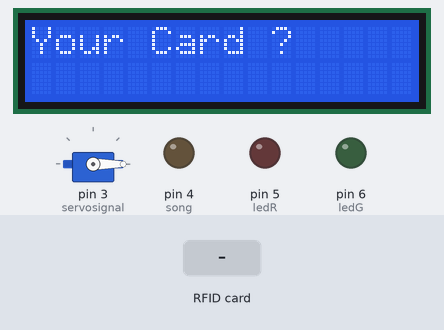
The sketch below on a simulated Arduino Uno, built with avr-gcc and run on an emulated ATmega328P. On the bench: 16×2 character LCD, servo, output pins drawn as LEDs (lit = HIGH). The test bench sets the inputs (shaded band). Pins used as bus, display or sensor lines are not drawn; what the sketch prints to the serial monitor is not drawn.

Above: at 1.3 s.
1.4 s: RFID card 5E 7A 19 C4 held to the reader
At 1.9 s:
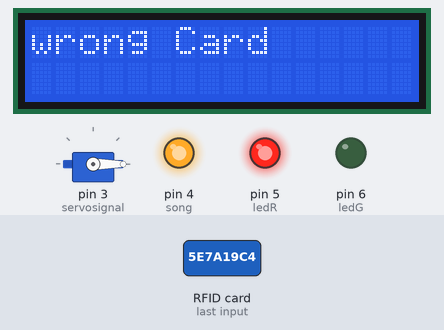
Timing chart, 0 to 4.9 s (numbered marks = the images above; inputs shaded):
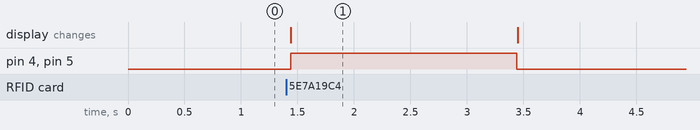

Measured:
- after the input at 1.4 s, pin 4 (song), pin 5 (ledR): LOW → HIGH at once, → LOW 2.0 s later; the display: changes at once (image 1)
- what the display in image 1 shows lasts 2.1 s, from 1.4 s to 3.5 s

The sketch:

ReadNUID.ino
```cpp
// (licence header left out)
#include <Servo.h>
#include <SPI.h>
#include <MFRC522.h>
#include <LiquidCrystal_I2C.h>
LiquidCrystal_I2C lcd(0x27,16,2);
Servo myservo;
int servosignal = 3;

#define SS_PIN 10
#define RST_PIN 9

MFRC522 rfid(SS_PIN, RST_PIN); // Instance of the class

MFRC522::MIFARE_Key key;

// Init array that will store new NUID
byte nuidPICC[4];
byte ledR = 5;
byte ledG = 6;
byte ledB = 7;
int song = 4;
int push = 8;

void setup() {
  lcd.init();
  lcd.backlight();
  lcd.setCursor(0,0);
  lcd.print("Your Card ?");
  pinMode(ledR,OUTPUT);
  pinMode(ledG,OUTPUT);
  pinMode(song,OUTPUT);
  pinMode(push,INPUT);
  Serial.begin(9600);
  SPI.begin(); // Init SPI bus
  rfid.PCD_Init(); // Init MFRC522
  myservo.attach(servosignal);
  myservo.write(0);
  for (byte i = 0; i < 6; i++) {
    key.keyByte[i] = 0xFF;
  }

  Serial.println(F("This code scan the MIFARE Classsic NUID."));
  Serial.print(F("Using the following key:"));
  printHex(key.keyByte, MFRC522::MF_KEY_SIZE);
}

void loop() {
  // Reset the loop if no new card present on the sensor/reader. This saves the entire process when idle.
  if ( ! rfid.PICC_IsNewCardPresent())
    return;

  // Verify if the NUID has been readed
  if ( ! rfid.PICC_ReadCardSerial())
    return;

  Serial.print(F("PICC type: "));
  MFRC522::PICC_Type piccType = rfid.PICC_GetType(rfid.uid.sak);
  Serial.println(rfid.PICC_GetTypeName(piccType));

  // Check is the PICC of Classic MIFARE type
  if (piccType != MFRC522::PICC_TYPE_MIFARE_MINI &&
    piccType != MFRC522::PICC_TYPE_MIFARE_1K &&
    piccType != MFRC522::PICC_TYPE_MIFARE_4K) {
    Serial.println(F("Your tag is not of type MIFARE Classic."));
    return;
  }

    // Store NUID into nuidPICC array
    for (byte i = 0; i < 4; i++) {
      nuidPICC[i] = rfid.uid.uidByte[i];
    }
     if(nuidPICC[0]==0xF3&&nuidPICC[1]==0x02&&nuidPICC[2]==0x00&&nuidPICC[3]==0x14)
    {
     lcd.clear();
     lcd.print("WelCome");
     myservo.write(90);
     delay(100);
     digitalWrite(ledG,HIGH);
     digitalWrite(ledR,LOW);
     digitalWrite(ledB,LOW);
     delay(2000);
     digitalWrite(ledG,LOW);
     digitalWrite(ledR,LOW);
     digitalWrite(ledB,HIGH);
     myservo.write(0);
     delay(100);
     lcd.clear();
     lcd.print("Your Card ?");
    }
     else{
      lcd.clear();
      lcd.print("wrong Card");
      digitalWrite(ledR,HIGH);
      digitalWrite(ledG,LOW);
      digitalWrite(ledB,LOW);
      digitalWrite(song,HIGH);
      delay(2000);
      digitalWrite(ledR,LOW);
      digitalWrite(song,LOW);
      digitalWrite(ledG,LOW);
      digitalWrite(ledB,HIGH);
      lcd.clear();
      lcd.print("Your Card ?");
      }

  // Halt PICC
  rfid.PICC_HaltA();

  // Stop encryption on PCD
  rfid.PCD_StopCrypto1();
}


/**
 * Helper routine to dump a byte array as hex values to Serial.
 */
void printHex(byte *buffer, byte bufferSize) {
  for (byte i = 0; i < bufferSize; i++) {
    Serial.print(buffer[i] < 0x10 ? " 0" : " ");
    Serial.print(buffer[i], HEX);
  }
}

/**
 * Helper routine to dump a byte array as dec values to Serial.
 */
void printDec(byte *buffer, byte bufferSize) {
  for (byte i = 0; i < bufferSize; i++) {
    Serial.print(' ');
    Serial.print(buffer[i], DEC);
  }
}
```
